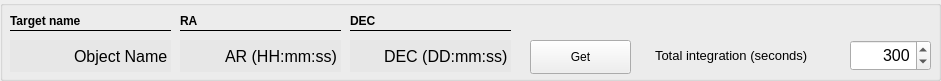
   <widget class="QGroupBox" name="groupBox">
    <property name="geometry">
     <rect>
      <x>0</x>
      <y>0</y>
      <width>941</width>
      <height>81</height>
     </rect>
    </property>
    <property name="title">
     <string/>
    </property>
    <widget class="QSpinBox" name="integration_time">
     <property name="geometry">
      <rect>
       <x>850</x>
       <y>40</y>
       <width>81</width>
       <height>31</height>
      </rect>
     </property>
     <property name="font">
      <font>
       <pointsize>12</pointsize>
       <weight>50</weight>
       <bold>false</bold>
      </font>
     </property>
     <property name="contextMenuPolicy">
      <enum>Qt::ActionsContextMenu</enum>
     </property>
     <property name="toolTip">
      <string>Total integration time in seconds for all sequence</string>
     </property>
     <property name="styleSheet">
      <string notr="true"/>
     </property>
     <property name="alignment">
      <set>Qt::AlignRight|Qt::AlignTrailing|Qt::AlignVCenter</set>
     </property>
     <property name="minimum">
      <number>30</number>
     </property>
     <property name="maximum">
      <number>10000000</number>
     </property>
     <property name="value">
      <number>300</number>
     </property>
    </widget>
    <widget class="QLabel" name="label_42">
     <property name="geometry">
      <rect>
       <x>655</x>
       <y>45</y>
       <width>191</width>
       <height>21</height>
      </rect>
     </property>
     <property name="font">
      <font>
       <pointsize>10</pointsize>
      </font>
     </property>
     <property name="text">
      <string>Total integration (seconds)</string>
     </property>
    </widget>
    <widget class="QLineEdit" name="object_name">
     <property name="geometry">
      <rect>
       <x>10</x>
       <y>40</y>
       <width>161</width>
       <height>32</height>
      </rect>
     </property>
     <property name="font">
      <font>
       <pointsize>12</pointsize>
      </font>
     </property>
     <property name="styleSheet">
      <string notr="true">background-color: rgb(231, 231, 231);
border:none;</string>
     </property>
     <property name="text">
      <string>Object Name</string>
     </property>
     <property name="alignment">
      <set>Qt::AlignRight|Qt::AlignTrailing|Qt::AlignVCenter</set>
     </property>
    </widget>
    <widget class="QLabel" name="label_175">
     <property name="geometry">
      <rect>
       <x>10</x>
       <y>10</y>
       <width>161</width>
       <height>21</height>
      </rect>
     </property>
     <property name="font">
      <font>
       <weight>75</weight>
       <bold>true</bold>
      </font>
     </property>
     <property name="text">
      <string>Target name</string>
     </property>
    </widget>
    <widget class="Line" name="line_29">
     <property name="geometry">
      <rect>
       <x>10</x>
       <y>20</y>
       <width>161</width>
       <height>21</height>
      </rect>
     </property>
     <property name="font">
      <font>
       <pointsize>10</pointsize>
      </font>
     </property>
     <property name="frameShadow">
      <enum>QFrame::Plain</enum>
     </property>
     <property name="orientation">
      <enum>Qt::Horizontal</enum>
     </property>
    </widget>
    <widget class="QLineEdit" name="ar">
     <property name="geometry">
      <rect>
       <x>180</x>
       <y>40</y>
       <width>161</width>
       <height>32</height>
      </rect>
     </property>
     <property name="font">
      <font>
       <pointsize>12</pointsize>
      </font>
     </property>
     <property name="styleSheet">
      <string notr="true">background-color: rgb(231, 231, 231);
border: none;</string>
     </property>
     <property name="text">
      <string>AR (HH:mm:ss)</string>
     </property>
     <property name="alignment">
      <set>Qt::AlignRight|Qt::AlignTrailing|Qt::AlignVCenter</set>
     </property>
    </widget>
    <widget class="QLineEdit" name="dec">
     <property name="geometry">
      <rect>
       <x>350</x>
       <y>40</y>
       <width>161</width>
       <height>32</height>
      </rect>
     </property>
     <property name="font">
      <font>
       <pointsize>12</pointsize>
      </font>
     </property>
     <property name="styleSheet">
      <string notr="true">background-color: rgb(231, 231, 231);
border: none</string>
     </property>
     <property name="text">
      <string>DEC (DD:mm:ss)</string>
     </property>
     <property name="alignment">
      <set>Qt::AlignRight|Qt::AlignTrailing|Qt::AlignVCenter</set>
     </property>
    </widget>
    <widget class="QLabel" name="label_179">
     <property name="geometry">
      <rect>
       <x>180</x>
       <y>10</y>
       <width>31</width>
       <height>21</height>
      </rect>
     </property>
     <property name="font">
      <font>
       <weight>75</weight>
       <bold>true</bold>
      </font>
     </property>
     <property name="text">
      <string>RA</string>
     </property>
    </widget>
    <widget class="QLabel" name="label_180">
     <property name="geometry">
      <rect>
       <x>350</x>
       <y>10</y>
       <width>31</width>
       <height>21</height>
      </rect>
     </property>
     <property name="font">
      <font>
       <weight>75</weight>
       <bold>true</bold>
      </font>
     </property>
     <property name="text">
      <string>DEC</string>
     </property>
    </widget>
    <widget class="QPushButton" name="get_coords">
     <property name="geometry">
      <rect>
       <x>530</x>
       <y>40</y>
       <width>101</width>
       <height>34</height>
      </rect>
     </property>
     <property name="text">
      <string>Get</string>
     </property>
    </widget>
    <widget class="Line" name="line_35">
     <property name="geometry">
      <rect>
       <x>180</x>
       <y>20</y>
       <width>161</width>
       <height>21</height>
      </rect>
     </property>
     <property name="font">
      <font>
       <pointsize>10</pointsize>
      </font>
     </property>
     <property name="frameShadow">
      <enum>QFrame::Plain</enum>
     </property>
     <property name="orientation">
      <enum>Qt::Horizontal</enum>
     </property>
    </widget>
    <widget class="Line" name="line_36">
     <property name="geometry">
      <rect>
       <x>350</x>
       <y>20</y>
       <width>161</width>
       <height>21</height>
      </rect>
     </property>
     <property name="font">
      <font>
       <pointsize>10</pointsize>
      </font>
     </property>
     <property name="frameShadow">
      <enum>QFrame::Plain</enum>
     </property>
     <property name="orientation">
      <enum>Qt::Horizontal</enum>
     </property>
    </widget>
   </widget>
